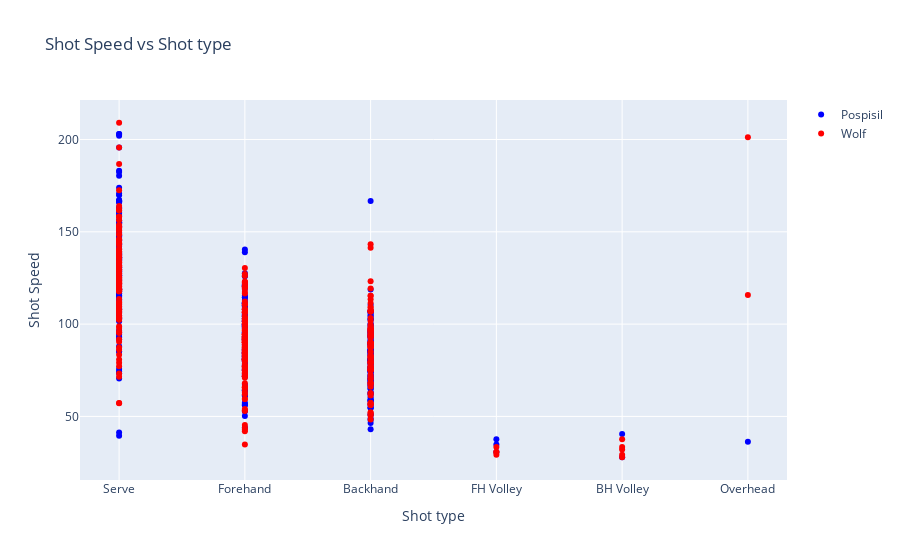

The cell this chart's notebook holds for it:
### Markdown cell above
# Scatter

### Code cell
hide_me

#créer une figure
fig = go.Figure()
#créer une courbe dont les x sont « Stroke » et les y sont « Speed »
trace1 = go.Scatter(
    x=dfP1.Stroke, y=dfP1["Speed (KM/H)"],
    text=dfP1.Player, #annote les points avec cette variable
    mode="markers", #mode=line+markers
    marker=dict(color='blue'), name=name1
)
fig.add_trace(trace1)
#ajouter une autre courbe
trace2 = go.Scatter(
    x=dfP2.Stroke, y=dfP2["Speed (KM/H)"],
    text=dfP2.Player, #annote les points avec cette variable
    mode="markers", #mode=line+markers
    marker=dict(color='red'), name=name2
)
fig.add_trace(trace2)
#layout
fig.update_layout(title="Shot Speed vs Shot type", xaxis_title="Shot type", yaxis_title="Shot Speed")
#afficher
fig.show()

### Figure 1 — Plotly figure (JSON) as saved in the notebook; plotly's stock layout.template omitted (floating-point values rounded to 4 significant figures; data arrays with more than 128 entries replaced by an {"elided": "..."} marker saying what was removed)
{"data": [{"marker": {"color": "blue"}, "mode": "markers", "name": "Pospisil", "text": {"elided": "404 str values"}, "type": "scatter", "x": {"elided": "404 str values"}, "y": {"elided": "404 float values"}}, {"marker": {"color": "red"}, "mode": "markers", "name": "Wolf", "text": {"elided": "392 str values"}, "type": "scatter", "x": {"elided": "392 str values"}, "y": {"elided": "392 float values"}}], "layout": {"title": {"text": "Shot Speed vs Shot type"}, "xaxis": {"title": {"text": "Shot type"}}, "yaxis": {"title": {"text": "Shot Speed"}}}}
